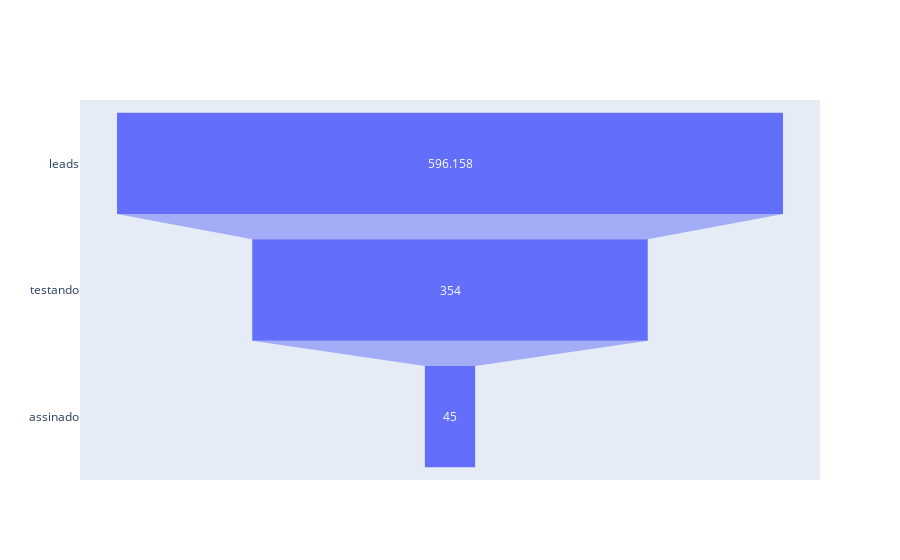

This figure's notebook cell:
### Markdown cell above
# Testando a visualização do funil

### Code cell
from plotly import graph_objects as go

fig = go.Figure(go.Funnel(
    y = df_tb['etapas'],
    x = df_tb['Values']))

fig.show()

### Figure 1 — Plotly figure (JSON) as saved in the notebook; plotly's stock layout.template omitted (floating-point values rounded to 4 significant figures)
{"data": [{"type": "funnel", "x": [596.2, 354, 45], "y": ["leads", "testando", "assinado"]}], "layout": {}}
